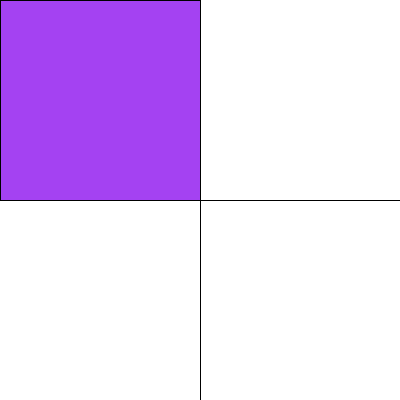
Frame 1 (no input)
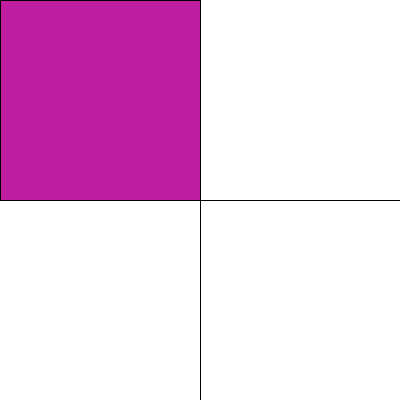
Frame 60 (the mouse pressed at the canvas centre just before this capture)
Frame 120 (the mouse held since frame 60 and released just before this capture): identical to frame 60, image omitted

The Processing sketch that drew these frames (run headless with seeded random() and noise(); from frame 60 on, the mouse is pressed at the canvas centre):

// Processing sketch: processing_159034
// ── processing_159034.pde

int R = 0;
int G = 0;
int B = 0;

void setup()
{
  size(400,400);
  background(255);
}

void draw()
{
  //background(255);
  line(width/2,0,width/2,height);
  line(0,height/2,width,height/2);  
  
  if(mouseX < width/2 && mouseY < height/2)
  {
    R = int(random(0,255));
    G = int(random(0,255));
    B = int(random(0,255));
    fill(R,G,B);
    rect(0,0,width/2,height/2); 
  }
  else if(mouseX > width/2 && mouseY < height/2)
  {
        R = int(random(0,255));
    G = int(random(0,255));
    B = int(random(0,255));
    fill(R,G,B);
    rect(width/2,0,width/2,height/2);
  }
  else if(mouseX < width/2 && mouseY > height/2)
  {
        R = int(random(0,255));
    G = int(random(0,255));
    B = int(random(0,255));
    fill(R,G,B);
    rect(0,height/2,width/2,height/2);  
  }
  else if(mouseX > width/2 && mouseY > height/2)
  {
        R = int(random(0,255));
    G = int(random(0,255));
    B = int(random(0,255));
    fill(R,G,B);
    rect(width/2,height/2,width/2,height/2);  
  }
}

void mouseClicked()
{
    background(255);
}
